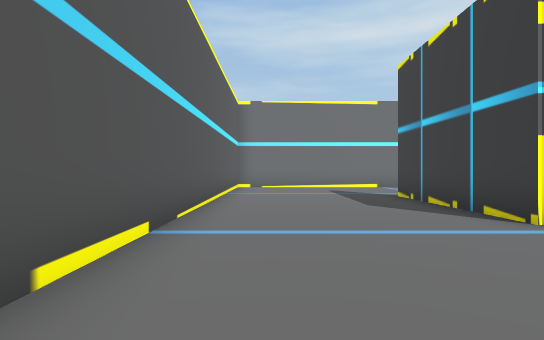
View 1 (above)

24 first-person views from a walk through a 3-D level made in the Unity game engine. The camera is 1.4 m above the floor, looks level and sees 75° across. The floor is counted in squares, 2 m on a side. Each view is taken from the middle of a square. On the plan, view 1 faces up. The plan holds only what a view shows up to about 11 squares ahead; the rest is blank. The place goes on beyond the plan.

View 2
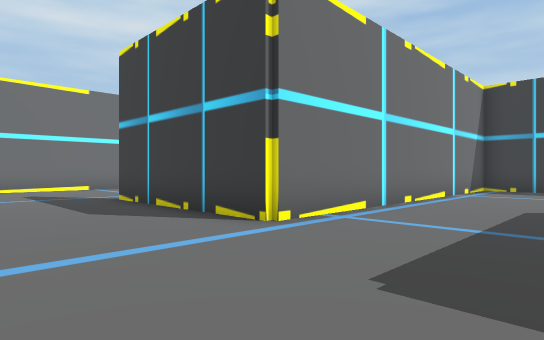

View 3
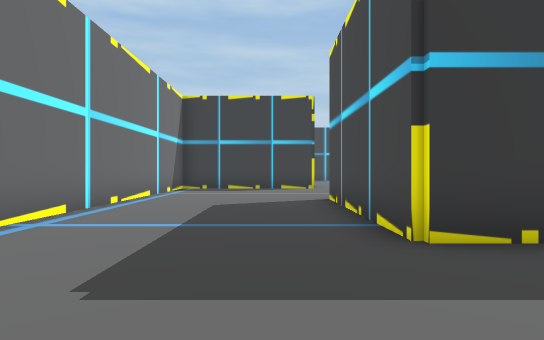

View 4
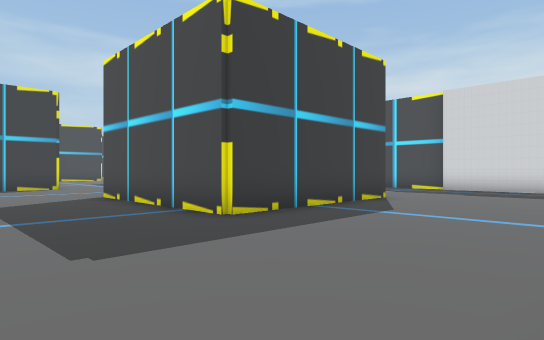

View 5
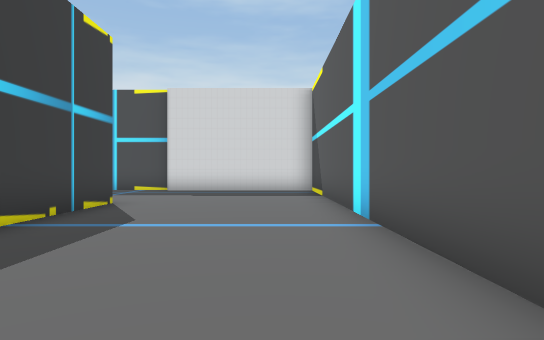

View 6
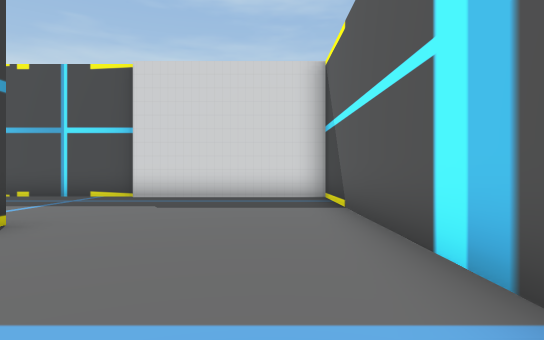

View 7
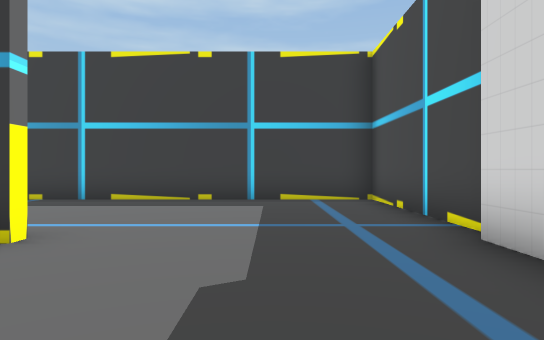

View 8
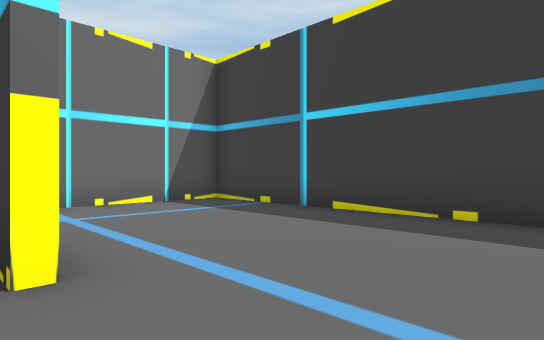

View 9
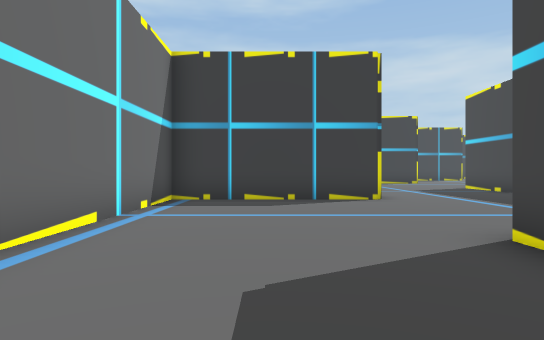

View 10
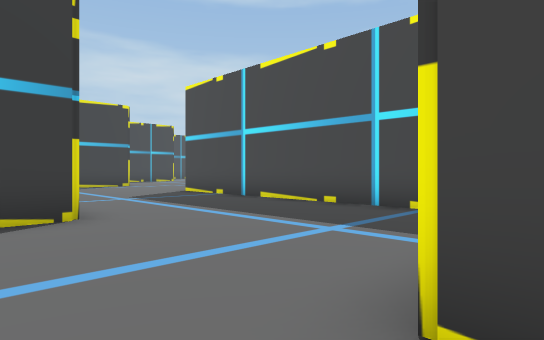

View 11
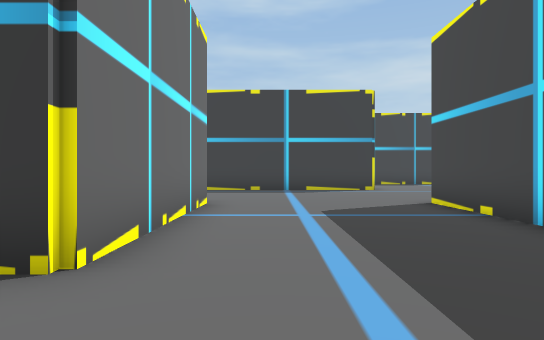

View 12
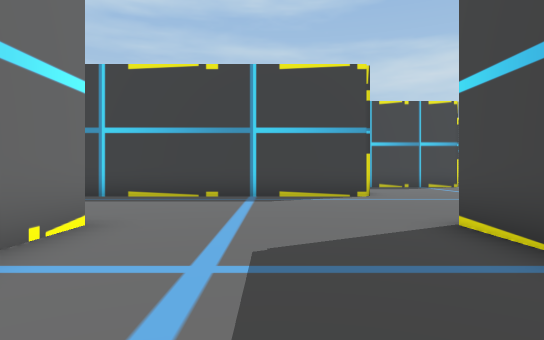

View 13
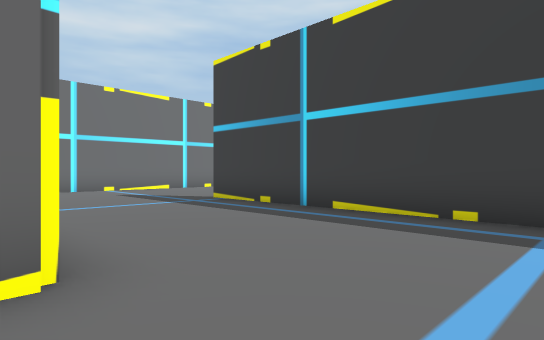

View 14
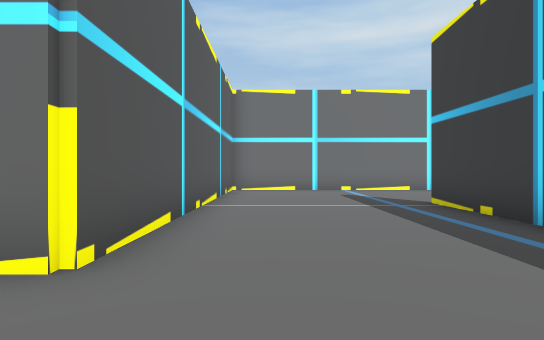

View 15
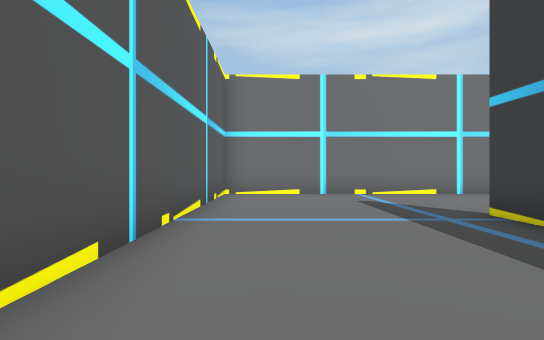

View 16
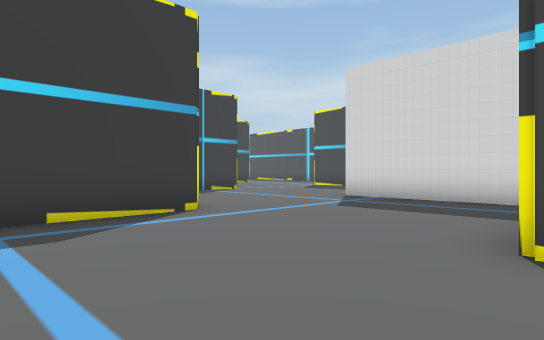

View 17
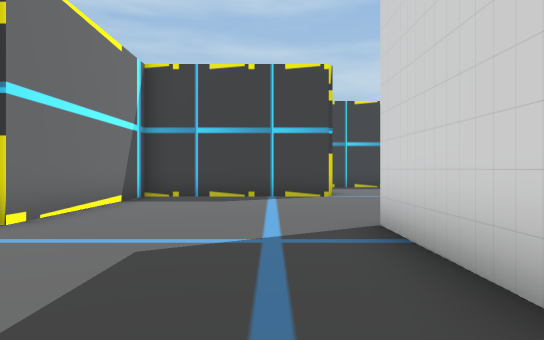

View 18
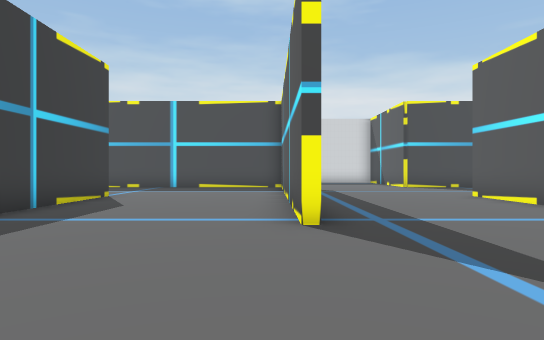

View 19
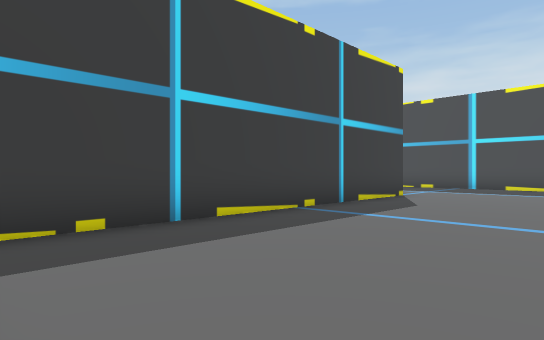

View 20
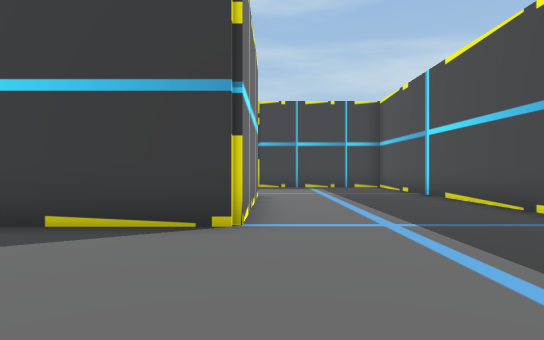

View 21
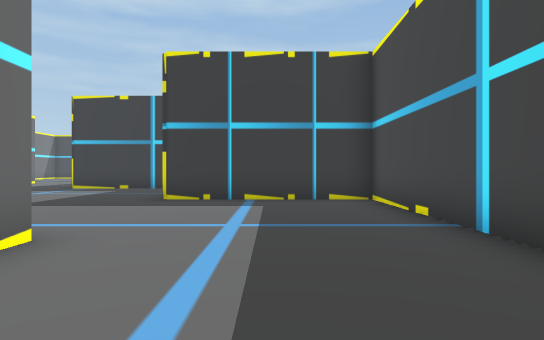

View 22
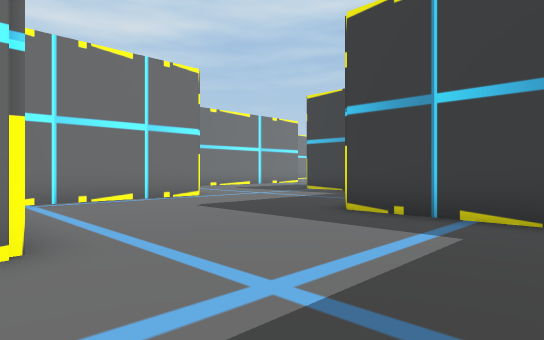

View 23
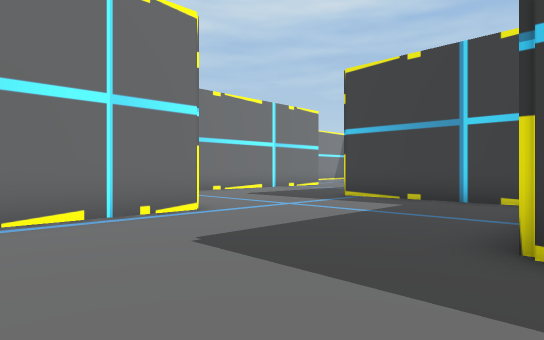

View 24
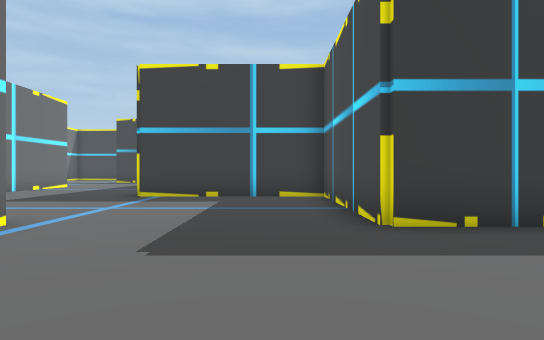

### Floor plan
Points are (right, up) in squares from view 1. A wall is a line through its corners. A room is listed if a view was taken in it or the views show most of it. See-through windows are left out.
Room 1 (views 1, 2, 3, 4, 5, 6, 7, 8, 9, 10, 11, 12, 13, 14, 15, 16, 17, 18, 19, 20, 21, 22, 23, 24)
walls: (23.6, 4.5) (23.6, -2); (26.4, 9.4) (18.6, 9.4) (18.6, -0.6) (13.4, -0.6) (13.4, 4.4) (3.4, 4.4) (3.4, 9.5); (10.6, -5.4) (18.6, -5.4); (29.6, -5.4) (38.4, -5.4) (38.4, -0.4) (43.4, -0.4) (43.4, 4.6); (33.6, -0.6) (28.4, -0.6) (28.4, 8.5); (19.5, -10.4) (23.5, -10.4); (28.4, -10.5) (28.4, -5.5) (23.4, -5.5) (23.4, 4.5); (38.6, 4.4) (34.5, 4.4); (3.4, -5.6) (3.4, -0.4) (8.6, -0.4); (2.2, 14.4) (1.8, 14.4); (-1.4, 0.2) (-1.4, -10.1) (3.6, -10.1); (-1.4, 10.9) (-1.4, 1.8); (3.6, -10.4) (8.4, -10.4) (8.4, -0.6) (4.8, -0.6)

Where each view was taken, in squares from view 1:
view 1: 0 up, 0 right, facing up
view 2: 1 up, 0 right, facing up-right
view 3: 1 up, 0 right, facing right
view 4: 3 up, 1 left, facing down-right
view 5: 2 up, 0 right, facing down
view 6: 1 down, 0 right, facing down
view 7: 8 down, 0 right, facing right
view 8: 8 down, 3 right, facing up-right
view 9: 2 up, 5 right, facing right
view 10: 1 up, 8 right, facing down-right
view 11: 2 down, 11 right, facing right
view 12: 3 down, 14 right, facing right
view 13: 3 down, 18 right, facing up-right
view 14: 3 down, 20 right, facing up
view 15: 1 down, 20 right, facing up
view 16: 2 down, 18 right, facing down-right
view 17: 9 down, 19 right, facing right
view 18: 9 up, 24 right, facing down
view 19: 9 up, 24 right, facing down-right
view 20: 1 down, 24 right, facing right
view 21: 3 down, 30 right, facing right
view 22: 4 down, 33 right, facing up-right
view 23: 1 down, 35 right, facing up-right
view 24: 1 up, 34 right, facing right
